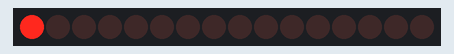
This sketch was run on a simulated Arduino Uno, built with avr-gcc and run on an emulated ATmega328P. Parts: 16 shift-register outputs drawn as a row of LEDs (first output left, lit = HIGH). Wiring (inferred from the names in the program): 2 × shift register (74HC595): data pin 16; shift clock pin 14; latch pin 15. Wiring (inferred from the signals the program sends): row of LEDs: on Q0, Q1, Q2, Q3, Q4, Q5, Q6, Q7, Q8, Q9, Q10, Q11, Q12, Q13, Q14, Q15.

Above: at 0.12 s.
At 1.12 s:
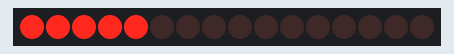
At 2.37 s:
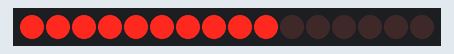
At 5.12 s:
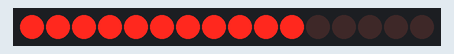
At 7.38 s:
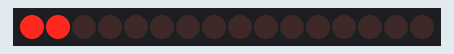
At 10.13 s:
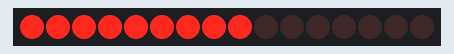
Timing chart, 0 to 10.4 s (numbered marks = the images above):
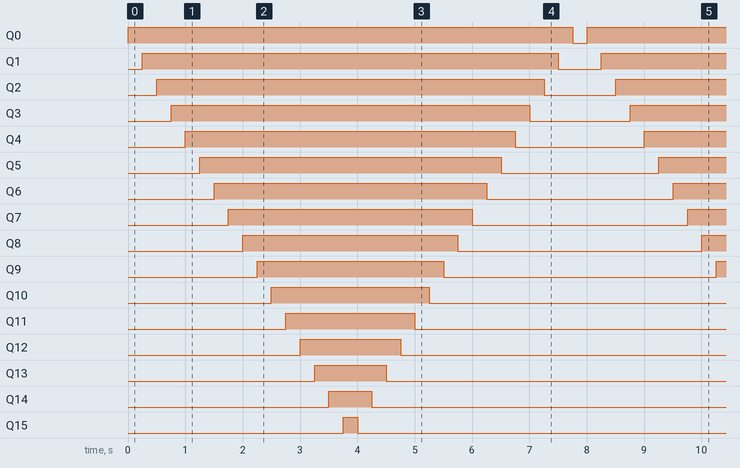

Measured:
- by itself, Q0: alternates HIGH for 7.8 s and LOW for 0.25 s
- by itself, Q1: alternates HIGH for 7.3 s and LOW for 0.75 s
- by itself, Q2: alternates HIGH for 6.8 s and LOW for 1.3 s
- by itself, Q3: alternates HIGH for 6.3 s and LOW for 1.8 s
- by itself, Q4: alternates HIGH for 5.8 s and LOW for 2.3 s
- by itself, Q5: alternates HIGH for 5.3 s and LOW for 2.8 s
- by itself, Q6: alternates HIGH for 4.8 s and LOW for 3.3 s
- by itself, Q7: alternates HIGH for 4.3 s and LOW for 3.8 s

The sketch:

demo2.ino
```cpp
int SER = 16;
int RCLK = 15;
int SRCLK = 14;

int delayTime = 250;

byte val;
bool forward;

void setup() {
  pinMode(SER, OUTPUT);
  pinMode(RCLK, OUTPUT);
  pinMode(SRCLK, OUTPUT);

  digitalWrite(RCLK, LOW);
  digitalWrite(SRCLK, LOW);

  val = 0xff;
  forward = true;
  displayByte(0x00, 0x00);
}

void loop() {
	for (int i = 0; i < 8; i++) {
		displayByte(val << (8 - i - 1), 0x00);
		delay(delayTime);
	}

	for (int i = 0; i < 8; i++) {
		displayByte(0xff, val << (8 - i - 1));
		delay(delayTime);
	}

	for (int i = 0; i < 8; i++) {
		displayByte(0xff, val << (i + 1));
		delay(delayTime);
	}

	for (int i = 0; i < 8; i++) {
		displayByte(val << (i + 1), 0x00);
		delay(delayTime);
	}
}

void displayByte(byte input1, byte input2) {
	digitalWrite(RCLK, LOW);
	shiftOut(SER, SRCLK, LSBFIRST, input2);
	shiftOut(SER, SRCLK, LSBFIRST, input1);
	digitalWrite(RCLK, HIGH);
}
```
